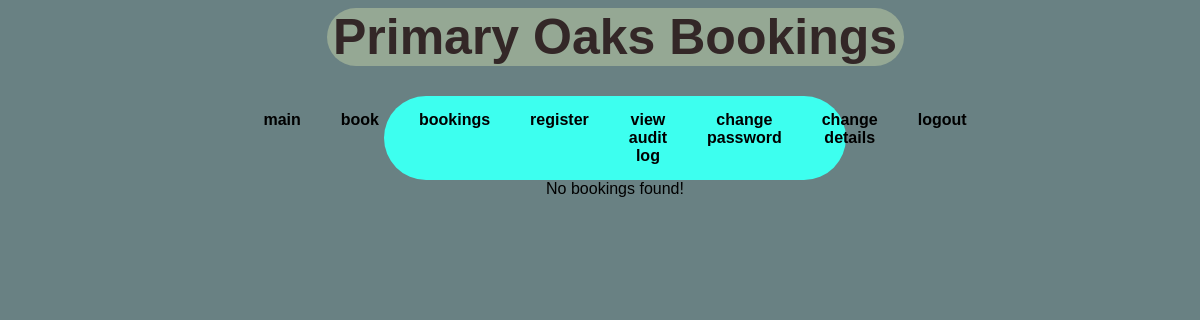
The app's page /bookings.php (signed in), older data.
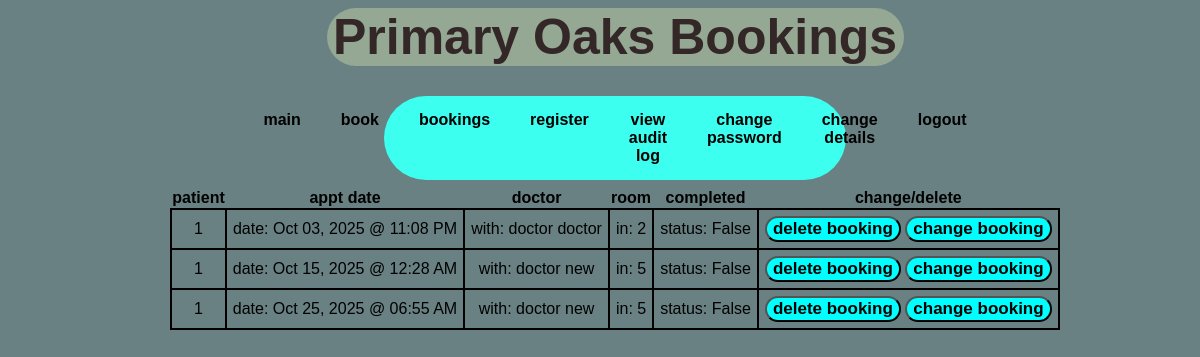
The same page, newer data.
### tables this page shows
CREATE TABLE `bookings` (
  `bookingid` int NOT NULL,
  `patientid` int NOT NULL,
  `doctorid` int NOT NULL,
  `dateofbooking` int NOT NULL,
  `completed` text NOT NULL
);

CREATE TABLE `doctor` (
  `doctorid` int NOT NULL,
  `doctor_name` text NOT NULL,
  `role` text NOT NULL,
  `password` text NOT NULL,
  `room` int NOT NULL
);

### assets/dbconn.php (called while the page is built, shortened)
<?php
function dbconnect_select(){
    $servername ="localhost";
    $dbusername = "doctor_booking_select";
    $dbpassword = "Password1G";
    $dbname = "doctor_booking";
    try{
        $conn=new pdo("mysql:host=$servername;port=3306;dbname=$dbname", $dbusername, $dbpassword);
        $conn->setAttribute(PDO::ATTR_ERRMODE, PDO::ERRMODE_EXCEPTION);
        return $conn;
    }
    catch(PDOException $e){
        error_log("database error: ".$e->getMessage());
        throw $e;
    }
}

### assets/common.php (called while the page is built, shortened)
<?php
function booking_getter($conn){
    $sql = "SELECT b.bookingid,b.dateofbooking,b.completed,d.role,d.doctor_name,d.room,b.patientid FROM bookings b JOIN doctor d on b.doctorid=d.doctorid where b.patientid=? order by b.dateofbooking ASC";
    $stmt = $conn->prepare($sql);
    $stmt->bindparam(1,$_SESSION['patient_id']);
    $stmt->execute();
    $result = $stmt->fetchAll(PDO::FETCH_ASSOC);
    return $result;
}
?>

### bookings.php (the view, shortened to what this page needs)
<?php
require_once "assets/dbconn.php";
require_once "assets/common.php";
echo "<!DOCTYPE html>";
echo "<html>";
echo "<head>";
echo "<link rel='stylesheet' type='text/css' href='css\styles.css'>";
echo "</head>";
echo "<body>";
echo "<div class ='container'>";
require_once "assets/topbar.php";
require_once "assets/nav.php";
echo "<div class ='content'>";
if (!isset($_SESSION["user"])) {
    $_SESSION["usermessage"] = "You must be logged in to access this page!";
    header("Location: index.php");
    exit;
}
else  {
    try {
        $bookings=booking_getter(dbconnect_select());
        if (!$bookings){
            echo "No bookings found!";
        }else {
            echo "<table>";
                echo "<tr>";
                    echo "<th>patient</th>";
                    echo "<th>appt date</th>";
                    echo "<th>doctor</th>";
                    echo "<th>room</th>";
                    echo "<th>completed</th> ";
                    echo "<th>change/delete</th>";
                echo "</tr>";
                foreach ($bookings as $book) {
                    if ($book['role']="doc"){
                        $role="doctor";
                    }elseif ($book['role']="nur"){
                        $role="nurse";
                    }
                    echo "<form method='post' action=''>";
                    echo "<tr>";
                        echo "<td>".$book['patientid']."</td>";
                        echo "<td>date: ".date('M d, Y @ h:i A',$book['dateofbooking'])." </td>";
                        echo "<td>with: ".$role." ".$book['doctor_name']."</td>";
                        echo "<td>in: ".$book['room']."</td>";
                        echo "<td>status: ".$book['completed']."</td>";
                        echo "<td><input type='hidden' name='bookingid' value='".$book['bookingid']."'>
                    <input type='submit' name='bookdelete' value='delete booking'>
                    <input type='submit' name='bookchange' value='change booking'></td>";
                    echo "</tr>";
                    echo "</form>";
                }
            echo "</table>";
        }
    } catch (Exception $e){
        $_SESSION["usermessage"]="ERROR: ".$e->getMessage();
        throw $e;
    }
}
echo "</div>";
echo "</div>";
echo "</body>";
echo "</html>";
?>

Row changes from the older to the newer data that the page shows:
added bookings: patientid "1", dateofbooking "Oct 03, 2025 @ 11:08 PM", role "doctor", doctorid.doctor_name "doctor", doctorid.room "2", completed "False"
added bookings: patientid "1", dateofbooking "Oct 15, 2025 @ 12:28 AM", role "doctor", doctorid.doctor_name "new", doctorid.room "5", completed "False"
added bookings: patientid "1", dateofbooking "Oct 25, 2025 @ 06:55 AM", role "doctor", doctorid.doctor_name "new", doctorid.room "5", completed "False"
Text that changed along with them:
text no longer shown: "No bookings found!"
text now shown: "patient appt date doctor room completed change/delete"
